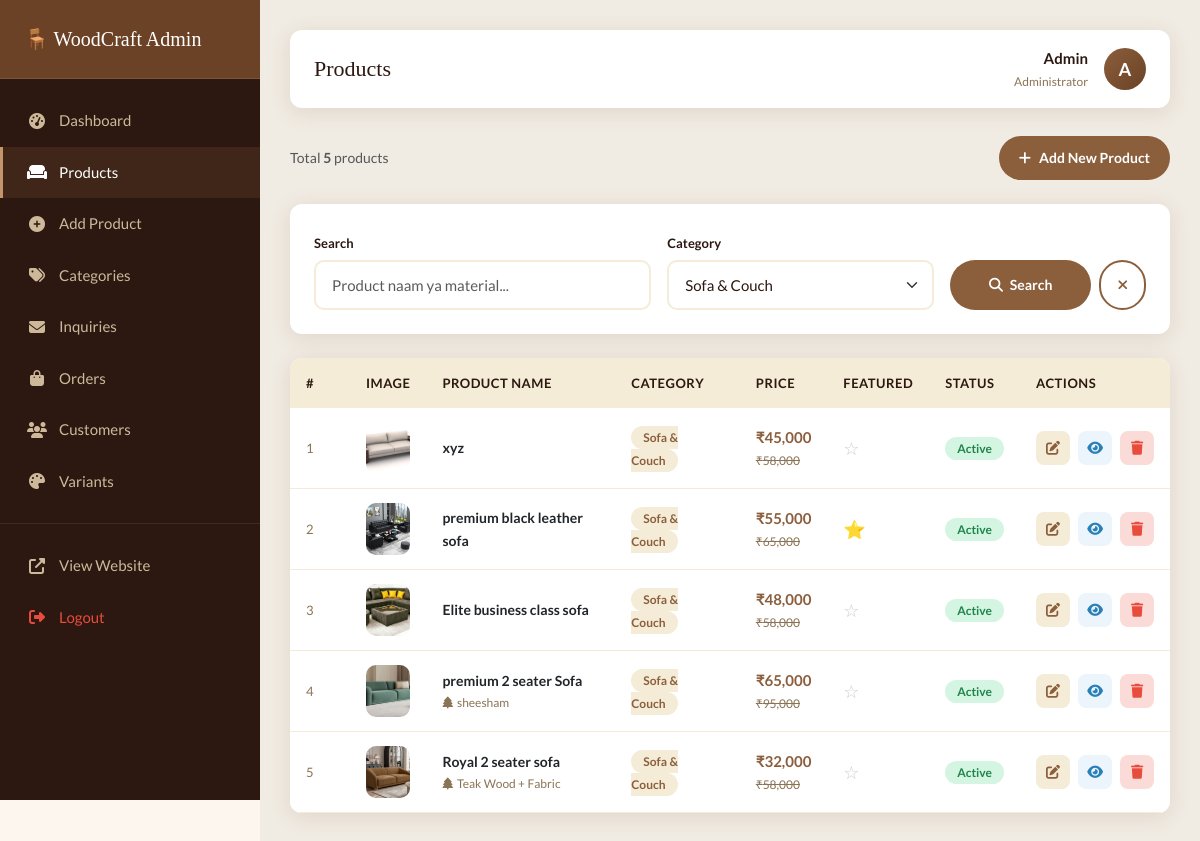
The app's page /Furniture-website/admin/products.php?category=1 (signed in) with its own data.
### tables this page shows
CREATE TABLE `products` (
  `id` int(11) NOT NULL,
  `category_id` int(11) NOT NULL,
  `name` varchar(200) NOT NULL,
  `slug` varchar(200) NOT NULL,
  `description` text DEFAULT NULL,
  `material` varchar(100) DEFAULT NULL,
  `price` decimal(10,2) DEFAULT NULL,
  `discount_price` decimal(10,2) DEFAULT NULL,
  `whatsapp_number` varchar(20) DEFAULT NULL,
  `is_featured` tinyint(1) DEFAULT 0,
  `is_active` tinyint(1) DEFAULT 1,
  `created_at` timestamp NOT NULL DEFAULT current_timestamp()
);

CREATE TABLE `categories` (
  `id` int(11) NOT NULL,
  `name` varchar(100) NOT NULL,
  `slug` varchar(100) NOT NULL,
  `description` text DEFAULT NULL,
  `image` varchar(255) DEFAULT NULL,
  `is_active` tinyint(1) DEFAULT 1,
  `created_at` timestamp NOT NULL DEFAULT current_timestamp()
);

### Furniture-website/includes/db.php (called while the page is built, shortened)
<?php
function db_query($conn, $sql) {
    $result = mysqli_query($conn, $sql);
    return $result;
}
?>

### Furniture-website/admin/products.php (the view, shortened to what this page needs)
<?php
require_once '../includes/db.php';
$search     = isset($_GET['search']) ? sanitize($conn, $_GET['search']) : '';
$filter_cat = isset($_GET['category']) ? (int)$_GET['category'] : 0;
$where      = "WHERE 1=1";
if ($filter_cat) $where .= " AND p.category_id = $filter_cat";
$per_page = 15;
$page     = isset($_GET['page']) ? max(1, (int)$_GET['page']) : 1;
$offset   = ($page - 1) * $per_page;
$total       = mysqli_fetch_assoc(db_query($conn, "SELECT COUNT(*) as c FROM products p $where"))['c'];
$products = mysqli_fetch_all(db_query($conn, "
    SELECT p.*, c.name as cat_name,
    (SELECT image_path FROM product_images WHERE product_id = p.id AND is_primary = 1 LIMIT 1) as main_image
    FROM products p
    JOIN categories c ON p.category_id = c.id
    $where
    ORDER BY p.created_at DESC
    LIMIT $per_page OFFSET $offset
"), MYSQLI_ASSOC);
$all_cats = mysqli_fetch_all(db_query($conn, "SELECT * FROM categories WHERE is_active = 1 ORDER BY name"), MYSQLI_ASSOC);
require_once 'includes/admin-sidebar.php';
?>
<div class="d-flex justify-content-between align-items-center mb-4 flex-wrap gap-3">
    <div>
        <p class="text-muted mb-0" style="font-size:14px;">
            Total <strong><?= $total ?></strong> products
        </p>
    </div>
    <a href="product-add.php" class="btn-primary-wood" style="font-size:14px; padding:10px 20px;">
        <i class="fas fa-plus me-2"></i>Add New Product
    </a>
</div>
<div class="admin-table-card mb-4 p-4">
    <form method="GET" class="row g-3 align-items-end">
        <div class="col-md-5">
            <label class="form-label fw-bold" style="font-size:13px;">Search</label>
            <input type="text" name="search" class="form-control"
                   placeholder="Product naam ya material..."
                   value="<?= htmlspecialchars($search) ?>">
        </div>
        <div class="col-md-4">
            <label class="form-label fw-bold" style="font-size:13px;">Category</label>
            <select name="category" class="form-select">
                <?php foreach($all_cats as $cat): ?>
                <option value="<?= $cat['id'] ?>" <?= $filter_cat == $cat['id'] ? 'selected' : '' ?>>
                    <?= htmlspecialchars($cat['name']) ?>
                </option>
                <?php endforeach; ?>
            </select>
        </div>
        <div class="col-md-3 d-flex gap-2">
            <button type="submit" class="btn-primary-wood flex-grow-1"
                    style="padding:11px; font-size:14px;">
                <i class="fas fa-search me-1"></i> Search
            </button>
            <a href="products.php" class="btn-outline-wood" style="padding:11px 16px; font-size:14px;">
                <i class="fas fa-times"></i>
            </a>
        </div>
    </form>
</div>
<div class="admin-table-card">
    <div class="table-responsive">
        <table class="table">
            <thead>
                <tr>
                    <th style="width:60px;">#</th>
                    <th style="width:70px;">Image</th>
                    <th>Product Name</th>
                    <th>Category</th>
                    <th>Price</th>
                    <th>Featured</th>
                    <th>Status</th>
                    <th style="width:120px;">Actions</th>
                </tr>
            </thead>
            <tbody>
                <?php if(empty($products)): ?>
                <tr>
                    <td colspan="8" class="text-center py-5">
                        <div class="empty-state" style="padding:30px;">
                            <i class="fas fa-box-open" style="font-size:40px;"></i>
                            <h5 class="mt-3">Koi product nahi mila</h5>
                            <a href="product-add.php" class="btn-primary-wood mt-3"
                               style="font-size:13px; padding:10px 20px;">
                                Add First Product
                            </a>
                        </div>
                    </td>
                </tr>
                <?php else: ?>
                <?php foreach($products as $i => $p): ?>
                <tr>
                    <td style="color:var(--text-muted); font-size:13px;">
                        <?= $offset + $i + 1 ?>
                    </td>
                    <td>
                        <img src="<?= $p['main_image'] ? '../uploads/products/'.$p['main_image'] : 'https://images.unsplash.com/photo-1555041469-a586c61ea9bc?w=100' ?>"
                             alt="<?= htmlspecialchars($p['name']) ?>"
                             style="width:52px; height:52px; object-fit:cover; border-radius:10px;"
                             onerror="this.src='https://images.unsplash.com/photo-1555041469-a586c61ea9bc?w=100'">
                    </td>
                    <td>
                        <div style="font-weight:600; font-size:14px; max-width:200px;">
                            <?= htmlspecialchars($p['name']) ?>
                        </div>
                        <?php if($p['material']): ?>
                        <div style="font-size:12px; color:var(--text-muted);">
                            <i class="fas fa-tree me-1"></i><?= htmlspecialchars($p['material']) ?>
                        </div>
                        <?php endif; ?>
                    </td>
                    <td>
                        <span style="background:var(--bg-cream); color:var(--primary);
                                     padding:4px 12px; border-radius:50px; font-size:12px; font-weight:600;">
                            <?= htmlspecialchars($p['cat_name']) ?>
                        </span>
                    </td>
                    <td>
                        <div style="font-weight:700; color:var(--primary); font-size:15px;">
                            ₹<?= number_format($p['discount_price'] ?: $p['price'], 0, '.', ',') ?>
                        </div>
                        <?php if($p['discount_price']): ?>
                        <div style="font-size:12px; color:var(--text-muted); text-decoration:line-through;">
                            ₹<?= number_format($p['price'], 0, '.', ',') ?>
                        </div>
                        <?php endif; ?>
                    </td>
                    <td>
                        <?php if($p['is_featured']): ?>
                        <span style="color:var(--accent); font-size:18px;" title="Featured">⭐</span>
                        <?php else: ?>
                        <span style="color:#ccc; font-size:18px;">☆</span>
                        <?php endif; ?>
                    </td>
                    <td>
                        <span class="status-badge <?= $p['is_active'] ? 'status-active' : 'status-inactive' ?>">
                            <?= $p['is_active'] ? 'Active' : 'Hidden' ?>
                        </span>
                    </td>
                    <td>
                        <div class="d-flex gap-2">
                            <a href="product-edit.php?id=<?= $p['id'] ?>"
                               title="Edit"
                               style="width:34px; height:34px; background:var(--bg-cream);
                                      border-radius:8px; display:flex; align-items:center;
                                      justify-content:center; color:var(--primary); font-size:14px;">
                                <i class="fas fa-edit"></i>
                            </a>
                            <a href="../product-detail.php?slug=<?= $p['slug'] ?>" target="_blank"
                               title="View"
                               style="width:34px; height:34px; background:#EBF5FB;
                                      border-radius:8px; display:flex; align-items:center;
                                      justify-content:center; color:#2980B9; font-size:14px;">
                                <i class="fas fa-eye"></i>
                            </a>
                            <button onclick="confirmDelete('product-delete.php?id=<?= $p['id'] ?>', '<?= addslashes($p['name']) ?>')"
                                    title="Delete"
                                    style="width:34px; height:34px; background:#FADBD8;
                                           border-radius:8px; display:flex; align-items:center;
                                           justify-content:center; color:#E74C3C; font-size:14px;
                                           border:none; cursor:pointer;">
                                <i class="fas fa-trash"></i>
                            </button>
                        </div>
                    </td>
                </tr>
                <?php endforeach; ?>
                <?php endif; ?>
            </tbody>
        </table>
    </div>
</div>
<?php require_once 'includes/admin-footer.php'; ?>

### Furniture-website/assets/css/style.css (style rules this page uses)
:root { --primary: #8B5E3C; --primary-dark: #6B4226; --primary-light: #C4956A; --accent: #D4A853; --bg-light: #FDF6EE; --bg-cream: #F5ECD7; --text-dark: #2C1810; --text-muted: #8B7355; --white: #FFFFFF; --shadow: 0 4px 20px rgba(139, 94, 60, 0.15); --shadow-hover: 0 8px 30px rgba(139, 94, 60, 0.25); --radius: 12px; --transition: all 0.3s ease; }
* { margin: 0; padding: 0; box-sizing: border-box; }
body { font-family: 'Lato', sans-serif; background-color: var(--bg-light); color: var(--text-dark); line-height: 1.7; }
a { text-decoration: none; color: inherit; transition: var(--transition); }
img { max-width: 100%; height: auto; }
.btn-primary-wood { background-color: var(--primary); color: var(--white); border: none; padding: 12px 28px; border-radius: 50px; font-weight: 600; font-size: 15px; transition: var(--transition); cursor: pointer; display: inline-block; }
.btn-outline-wood { background-color: transparent; color: var(--primary); border: 2px solid var(--primary); padding: 10px 26px; border-radius: 50px; font-weight: 600; font-size: 15px; transition: var(--transition); cursor: pointer; display: inline-block; }
.form-label { font-weight: 600; color: var(--text-dark); margin-bottom: 6px; }
.form-control, .form-select { border: 2px solid var(--bg-cream); border-radius: 10px; padding: 12px 16px; font-size: 15px; background-color: var(--white); color: var(--text-dark); transition: var(--transition); }
.admin-table-card { background: var(--white); border-radius: var(--radius); box-shadow: var(--shadow); overflow: hidden; }
.table { margin: 0; }
.table thead th { background-color: var(--bg-cream); color: var(--text-dark); font-weight: 700; font-size: 13px; text-transform: uppercase; letter-spacing: 0.5px; padding: 14px 16px; border: none; }
.table tbody td { padding: 14px 16px; vertical-align: middle; border-bottom: 1px solid var(--bg-cream); font-size: 14px; }
.status-badge { padding: 4px 12px; border-radius: 50px; font-size: 12px; font-weight: 700; }
.status-active { background: #D5F5E3; color: #1E8449; }

### records on screen
products: i "1", shows a picture, name "xyz", category.name "Sofa & Couch", discount_price "45,000", price "58,000", is_active "Active"
products: i "2", shows a picture, name "premium black leather sofa", category.name "Sofa & Couch", discount_price "55,000", price "65,000", is_active "Active"
products: i "3", shows a picture, name "Elite business class sofa", category.name "Sofa & Couch", discount_price "48,000", price "58,000", is_active "Active"
products: i "4", shows a picture, name "premium 2 seater Sofa", material "sheesham", category.name "Sofa & Couch", discount_price "65,000", price "95,000", is_active "Active"
products: i "5", shows a picture, name "Royal 2 seater sofa", material "Teak Wood + Fabric", category.name "Sofa & Couch", discount_price "32,000", price "58,000", is_active "Active"

### other values on screen
$page_title "Products"
$_SESSION['admin_name'] "Admin"
substr($_SESSION['admin_name'] ?? 'A', 0, 1) "A"
$total "5"
form field category "Sofa & Couch"
